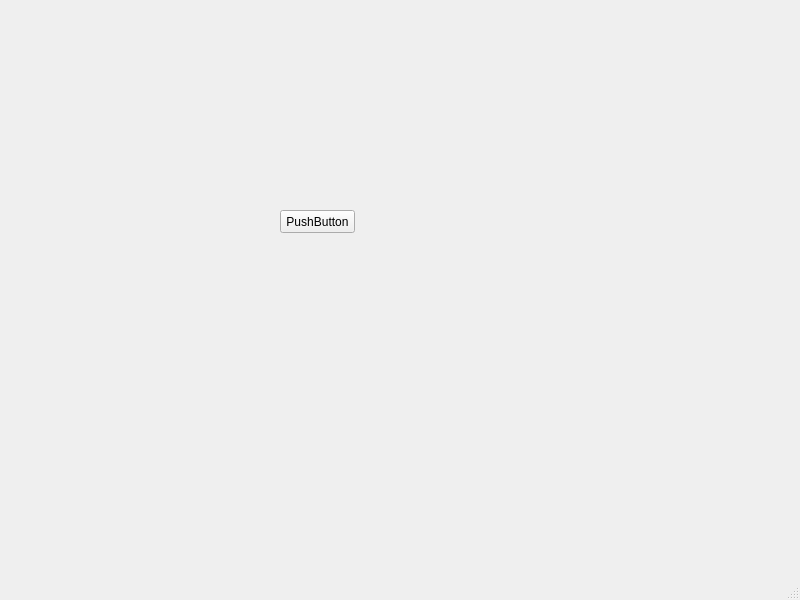
<?xml version="1.0" encoding="UTF-8"?>
<ui version="4.0">
 <class>MainWindow</class>
 <widget class="QMainWindow" name="MainWindow">
  <property name="geometry">
   <rect>
    <x>0</x>
    <y>0</y>
    <width>800</width>
    <height>600</height>
   </rect>
  </property>
  <property name="windowTitle">
   <string>MainWindow</string>
  </property>
  <widget class="QWidget" name="centralwidget">
   <widget class="QPushButton" name="pushButton">
    <property name="geometry">
     <rect>
      <x>280</x>
      <y>210</y>
      <width>75</width>
      <height>23</height>
     </rect>
    </property>
    <property name="text">
     <string>PushButton</string>
    </property>
   </widget>
  </widget>
  <widget class="QMenuBar" name="menubar">
   <property name="geometry">
    <rect>
     <x>0</x>
     <y>0</y>
     <width>800</width>
     <height>23</height>
    </rect>
   </property>
  </widget>
  <widget class="QStatusBar" name="statusbar"/>
 </widget>
 <resources/>
 <connections/>
</ui>
